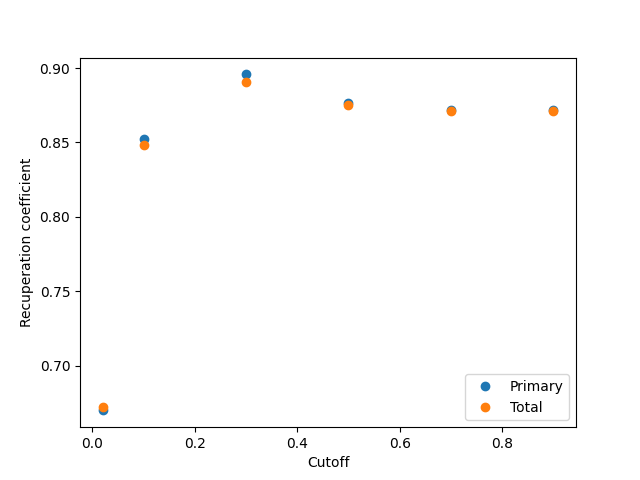

This figure's Python source:
import os
import numpy as np
import nibabel as nib
import matplotlib.pyplot as plt
from sklearn.linear_model import LinearRegression

os.chdir(os.path.abspath(os.path.dirname(__file__)))

folder = "Dades Pràctica 4/"

photons = [1, 3]
names = ["Primary", "Total"]
cutoffs = [0.02, 0.1, 0.3, 0.5, 0.7, 0.9]


rec_coef = {}
contrast_rec = {}

for name, photon in zip(names, photons):
    rec_coef[name] = []
    contrast_rec[name] = []
    for cutoff in cutoffs:
        file = os.path.join(folder, "resultats_%d_%.2f.txt" % (photon, cutoff))
        with open(file, "r") as f:
            line = f.readlines()[12].strip()

        vals = line.split("\t")
        rec_coef[name].append(float(vals[1]))
        contrast_rec[name].append(float(vals[2]))


rec_fig, rec_ax = plt.subplots()
contrast_fig, contrast_ax = plt.subplots()
rec_ax.set_xlabel("Cutoff")
rec_ax.set_ylabel("Recuperation coefficient")
contrast_ax.set_xlabel("Cutoff")
contrast_ax.set_ylabel("Contrast recovery")

for name in names:
    rec_ax.plot(cutoffs, rec_coef[name], "o", label=name)
    contrast_ax.plot(cutoffs, contrast_rec[name], "o", label=name)

rec_ax.legend(loc="lower right")
contrast_ax.legend(loc="lower right")
rec_fig.savefig("recuperation_coeff.png")
contrast_fig.savefig("contrast_recovery.png")

plt.show()
